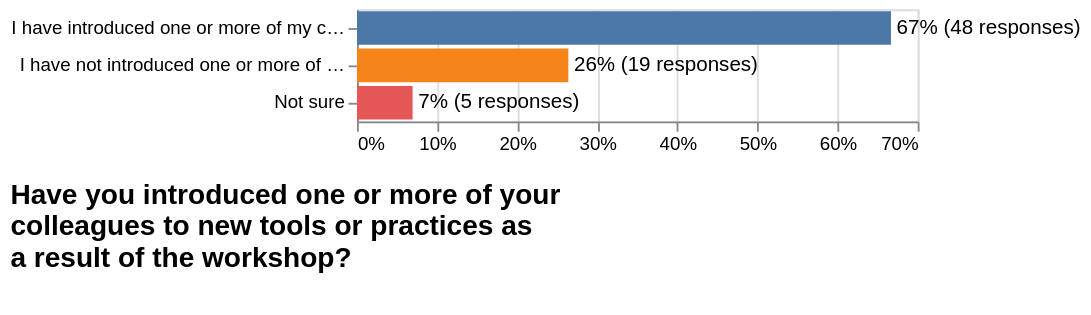

Notebook code cell kept with this figure:
### Code cell
question = "Have you introduced one or more of your colleagues to new tools or practices as a result of the workshop?"
order = [
    "I have introduced one or more of my colleagues to new tools or practices",
    "I have not introduced one or more of my colleagues to new tools or practices",
    "Not sure",
]

plot(data, question, order, "colleagues.png")

### Figure 1 — Vega-Lite specification as saved in the notebook (floating-point values rounded to 4 significant figures)
{"config": {"view": {"continuousWidth": 300, "continuousHeight": 300}, "title": {"anchor": "start", "fontSize": 15, "offset": 15, "orient": "bottom", "subtitleColor": "gray", "subtitleFontSize": 15}}, "layer": [{"mark": {"type": "bar"}, "encoding": {"color": {"field": "options", "legend": null, "type": "nominal"}, "x": {"axis": {"format": ".0%", "title": null}, "field": "percentage", "type": "quantitative"}, "y": {"axis": {"labels": true, "title": null}, "field": "options", "sort": ["I have introduced one or more of my colleagues to new tools or practices", "I have not introduced one or more of my colleagues to new tools or practices", "Not sure"], "type": "nominal"}}, "title": {"text": ["Have you introduced one or more of your", "colleagues to new tools or practices as", "a result of the workshop?"], "subtitle": []}}, {"mark": {"type": "text", "align": "left", "baseline": "middle", "dx": 3}, "encoding": {"text": {"field": "formatted", "type": "nominal"}, "x": {"field": "percentage", "type": "quantitative"}, "y": {"field": "options", "sort": ["I have introduced one or more of my colleagues to new tools or practices", "I have not introduced one or more of my colleagues to new tools or practices", "Not sure"], "type": "nominal"}}}], "data": {"name": "data-1f538901eb5356e2e41561803d3c8b35"}, "$schema": "https://vega.github.io/schema/vega-lite/v5.20.1.json", "datasets": {"data-1f538901eb5356e2e41561803d3c8b35": [{"options": "I have introduced one or more of my colleagues to new tools or practices", "counts": 48, "percentage": 0.6667, "formatted": "67% (48 responses)"}, {"options": "Not sure", "counts": 5, "percentage": 0.06944, "formatted": "7% (5 responses)"}, {"options": "I have not introduced one or more of my colleagues to new tools or practices", "counts": 19, "percentage": 0.2639, "formatted": "26% (19 responses)"}]}}
